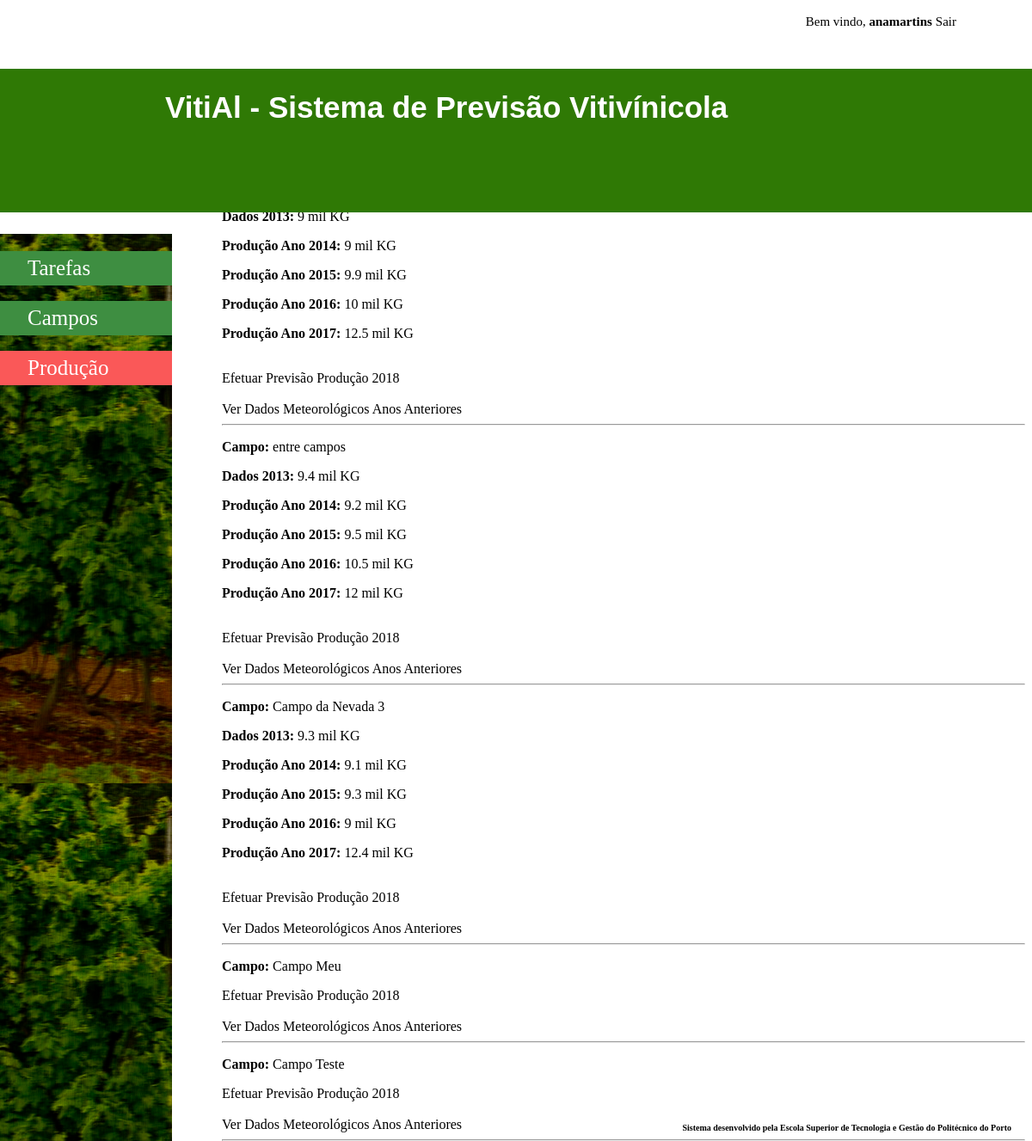
The app's page /Application/User/producao.php (signed in) with its own data.
### tables this page shows
CREATE TABLE `vindimacampo` (
  `id` int(11) NOT NULL,
  `idcampo` int(11) NOT NULL,
  `idquinta` int(11) NOT NULL,
  `quantidade` float NOT NULL,
  `ano` year(4) NOT NULL,
  `descricao` text NOT NULL
);

CREATE TABLE `campo` (
  `id` int(11) NOT NULL,
  `nome` varchar(4000) DEFAULT NULL,
  `localizacao` text NOT NULL,
  `area` float DEFAULT NULL,
  `numero_linhas` int(11) DEFAULT NULL,
  `orientacao` varchar(4000) DEFAULT NULL,
  `quinta_id` int(11) NOT NULL,
  `utilizador_id` int(11) NOT NULL
);

### Application/Database/MyDataAccessPDOBase.php (called while the page is built, shortened)
<?php
require_once (Conf::getApplicationDatabasePath() . 'MyDataAccessPDOSqlFactory.php');
abstract class MyDataAcessPDOBase {
    private $connection = null;
    private $connectionOptions = array(
        PDO::ATTR_ERRMODE => PDO::ERRMODE_EXCEPTION,
        PDO::MYSQL_ATTR_INIT_COMMAND => "SET NAMES 'UTF8'"
    );
    public function __construct($host, $databaseName, $userName, $password) {
        $dsn = $this->getDSNMySQL($host, $databaseName);
    }
    private function getDSNMySQL(&$host, &$databaseName) {
        $dsn = self::DSN_MYSQL;
        return $dsn;
    }
    protected function getConnection() {
        return $this->connection;
    }
    protected function setConnection(PDO $connection) {
        $this->connection = $connection;
    }
    private function getConnectionOptions() {
        return $this->connectionOptions;
    }
    protected function prepareStatement(&$sql, Array &$dataParameters = null) {
        $q = $this->getConnection()->prepare($sql);
        $q->execute($dataParameters);
        return $q;
    }
}

### Application/Database/MyDataAccessPDOSqlFactory.php (called while the page is built, shortened)
<?php
class MyDataAccessPDOSqlFactory {
    public static function buildPDOPlaceHolderKey($key){
        return self::PDO_PLACEHOLDER_PRECHAR . $key;
    }
    protected static function buildSQLClauseWhere(Array &$where = null){
        $whereClause = self::STRING_EMPTY_VALUE;
        if ($where != null) {
            foreach (array_keys($where) as $key) {
                $whereClause =  $whereClause .
                                ($whereClause == self::STRING_EMPTY_VALUE ? self::STRING_EMPTY_VALUE : ' AND ') .
                                $key . ' = ' . self::buildPDOPlaceHolderKey($key);
            }
            $whereClause = ' WHERE ' . $whereClause;
        }
        return $whereClause;
    }
    protected static function buildSQLClauseOrderBy(Array &$order = null){
        $orderClause = self::STRING_EMPTY_VALUE;
        return $orderClause;
    }
    protected static function buildSQLSelect(&$table, Array &$where = null, Array &$order = null) {
        $sql = self::SQL_SELECT_STATEMENT_BASE;
        $whereClause = self::buildSQLClauseWhere($where);
        $orderClause = self::buildSQLClauseOrderBy($order);
        self::replaceStringTag(self::SQL_TABLE_NAME_TAG, $sql, $table);
        self::replaceStringTag(self::SQL_WHERE_CLAUSE_TAG, $sql, $whereClause);
        self::replaceStringTag(self::SQL_ORDERBY_CLAUSE_TAG, $sql, $orderClause);
        return $sql;
    }
    public static function buildSQL($op, &$table, Array &$data = null, Array &$dataOptional = null){
        $sql = self::STRING_EMPTY_VALUE;
        switch ($op) {
            case MyDataAccessPDO::SELECT_OPERATION:
                $sql = self::buildSQLSelect($table, $data, $dataOptional);
                break;
        }
        return $sql;
    }
}

### Application/Database/MyDataAccessPDO.php (called while the page is built, shortened)
<?php
require_once (Conf::getApplicationDatabasePath() . 'MyDataAccessPDOBase.php');
require_once (Conf::getApplicationDatabasePath() . 'MyDataAccessPDOSqlFactory.php');
class MyDataAccessPDO extends MyDataAcessPDOBase {
    protected function getRecords($table, Array $where = null,
            Array $order = null) {
        try {
            $sql = MyDataAccessPDOSQLFactory::buildSQL(self::SELECT_OPERATION,
                    $table, $where, $order);
            $q = $this->prepareStatement($sql, $where);
        } catch (PDOException $e) {
            throw $e;
        } catch (Exception $e) {
            throw $e;
        }
        $q->setFetchMode(PDO::FETCH_BOTH);
        return $q->fetchAll();
    }
}

### Application/Manager/UtilizadorManager.php (called while the page is built, shortened)
<?php
require_once (Conf::getApplicationDatabasePath() . 'MyDataAccessPDO.php');
class UtilizadorManager extends MyDataAccessPDO {
    public function getUserByUsername($username) {
        try {
            return $this->getRecords(self::SQL_TABLE_NAME, array('nome' => $username));
        } catch (Exception $ex) {
            throw $ex;
        }
    }
}

### Application/Manager/CampoManager.php (called while the page is built, shortened)
<?php
require_once (Conf::getApplicationDatabasePath() . 'MyDataAccessPDO.php');
class CampoManager extends MyDataAccessPDO {
    public function getCamposByUtilizadorId($utilizador_id) {
        try {
            return $this->getRecords(self::SQL_TABLE_NAME, array('utilizador_id' => $utilizador_id));
        } catch (Exception $e) {
            throw $e;
        }
    }
}

### Application/Manager/VindimaCampoManager.php (called while the page is built, shortened)
<?php
require_once (Conf::getApplicationDatabasePath() . 'MyDataAccessPDO.php');
class VindimaCampoManager extends MyDataAccessPDO {
    public function getVindimaCampoByIdCampoAndAno($id, $ano) {
        try {
            return $this->getRecords(self::SQL_TABLE_NAME, array('idcampo' => $id, 'ano' => $ano));
        } catch (Exception $e) {
            throw $e;
        }
    }
}

### Application/User/producao.php (the view, shortened to what this page needs)
<?php
require_once (Conf::getApplicationDatabasePath() . 'MyDataAccessPDO.php');
require_once (Conf::getApplicationManagerPath() . 'CampoManager.php');
require_once (Conf::getApplicationManagerPath() . 'VindimaCampoManager.php');
require_once (Conf::getApplicationManagerPath() . 'UtilizadorManager.php');
if (isset($_SESSION['login'])) {
    ?>
    <!DOCTYPE html>
    <html>
        <head>
            <link rel="stylesheet" type="text/css" href="../CSS/styleProducao.css">
        </head>
        <body>
            <ul class="menutopo">
                <li>Bem vindo, <a href="areaUser.php"><strong><?php echo $_SESSION['login'] ?></strong></a></li>
                <li><a href="../../logout.php">Sair</a></li>
            </ul>
            <h1><a href="homePageUser.php">VitiAl - Sistema de Previsão Vitivínicola</a></h1>
            <div class="menu-items">
                <a href="homePageUser.php">Tarefas</a>
                <br/>
                <a href="campos.php">Campos</a>
                <br/>
                <a href="producao.php" class="active">Produção</a>
            </div>
            <h2>Produção dos Meus Campos</h2>
            <div class="conteudo">
                <?php
                $managerCampos = new CampoManager();
                $vindimaCampo = new VindimaCampoManager();
                $managerUtilizador = new UtilizadorManager();
                $utilizadorId = $managerUtilizador->getUserByUsername($_SESSION['login']);
                $camposUser = $managerCampos->getCamposByUtilizadorId($utilizadorId[0]['id']);
                if ($camposUser > 0) {
                    foreach ($camposUser as $c) {
                        $dadosVindima2013 = $vindimaCampo->getVindimaCampoByIdCampoAndAno($c['id'], 2013);
                        $dadosVindima2014 = $vindimaCampo->getVindimaCampoByIdCampoAndAno($c['id'], 2014);
                        $dadosVindima2015 = $vindimaCampo->getVindimaCampoByIdCampoAndAno($c['id'], 2015);
                        $dadosVindima2016 = $vindimaCampo->getVindimaCampoByIdCampoAndAno($c['id'], 2016);
                        $dadosVindima2017 = $vindimaCampo->getVindimaCampoByIdCampoAndAno($c['id'], 2017);
                        ?>
                        <p><strong>Campo: </strong><?php echo $c['nome']; ?> </p>
                        <?php
                        foreach ($dadosVindima2013 as $d) {
                            ?>
                            <p><strong>Dados 2013: </strong><?php echo $d['quantidade']; ?> mil KG</p>
                            <?php
                        }
                        foreach ($dadosVindima2014 as $dd) {
                            ?>
                            <p><strong>Produção Ano 2014: </strong><?php echo $dd['quantidade']; ?> mil KG</p>
                            <?php
                        }
                        foreach ($dadosVindima2015 as $ddd) {
                            ?>
                            <p><strong>Produção Ano 2015: </strong><?php echo $ddd['quantidade']; ?> mil KG</p>
                            <?php
                        }
                        foreach ($dadosVindima2016 as $dddd) {
                            ?>
                            <p><strong>Produção Ano 2016: </strong><?php echo $dddd['quantidade']; ?> mil KG</p>
                            <?php
                        } foreach ($dadosVindima2017 as $ddddd) {
                            ?>
                            <p><strong>Produção Ano 2017: </strong><?php echo $ddddd['quantidade']; ?> mil KG</p><br/>
                        <?php }
                        ?>
                        <a href="fazerPrevisao.php?campoid=<?php echo $c['id']; ?>">Efetuar Previsão Produção 2018</a><br/><br/>
                        <a href="detalhesMeteoAnosAnteriores.php?campoid=<?php echo $c['id']; ?>">Ver Dados Meteorológicos Anos Anteriores</a><hr>
                        <?php
                    }
                }
                ?>
            </div>
            <div class="footer">
                <p>Sistema desenvolvido pela Escola Superior de Tecnologia e Gestão do Politécnico do Porto</p>
            </div>
        </body>
    </html>
    <?php
} else {
    header("Location: ../../index.php");
}

### Application/CSS/styleProducao.css (style rules this page uses)
h1 a { width: 100%; font-family: "Lucida Sans Unicode", "Lucida Grande", sans-serif; background-color:#2F7905; height: 10%; position: fixed; top: 6%; left: 0; padding: 10px; color:white; font-size: 35px; padding-top: 25px; padding-left: 16%; text-decoration: none; }
.footer { position: fixed; left: 0; bottom: 0; width: 98%; text-align: right; }
.footer p { font-size: 10px; font-weight: bold; }
.menu-items { height: 100%; width: 200px; position: fixed; z-index: 1; top: 20.5%; left: 0; background-color: #243410; background: #243410 url(../Images/Beira,_vinho_verde_copia.jpg); overflow-x: hidden; padding-top: 20px; }
.menu-items a { padding: 6px 6px 6px 32px; text-decoration: none; font-size: 25px; color: white; display: block; background: #3e8e41; }
h2 { margin-left: 16%; margin-top: 10%; }
.conteudo { height: 350px; margin-left: 250px; margin-top: 30px; }
.menutopo { list-style-type: none; overflow: hidden; text-align: right; margin-right: 80px; }
.menutopo li { display:inline; font-size: 15px; }
.menu-items a.active { background: #FA5858; }
a { text-decoration: none; color: black; }

### records on screen
vindimacampo: quantidade "9"
vindimacampo: quantidade "9"
vindimacampo: quantidade "9.9"
vindimacampo: quantidade "10"
vindimacampo: quantidade "12.5"
campo: nome "entre campos"
vindimacampo: quantidade "9.4"
vindimacampo: quantidade "9.2"
vindimacampo: quantidade "9.5"
vindimacampo: quantidade "10.5"
vindimacampo: quantidade "12"
campo: nome "Campo da Nevada 3"
vindimacampo: quantidade "9.3"
vindimacampo: quantidade "9.1"
vindimacampo: quantidade "9.3"
vindimacampo: quantidade "9"
vindimacampo: quantidade "12.4"
campo: nome "Campo Meu"
campo: nome "Campo Teste"

### other values on screen
$_SESSION['login'] "anamartins"
